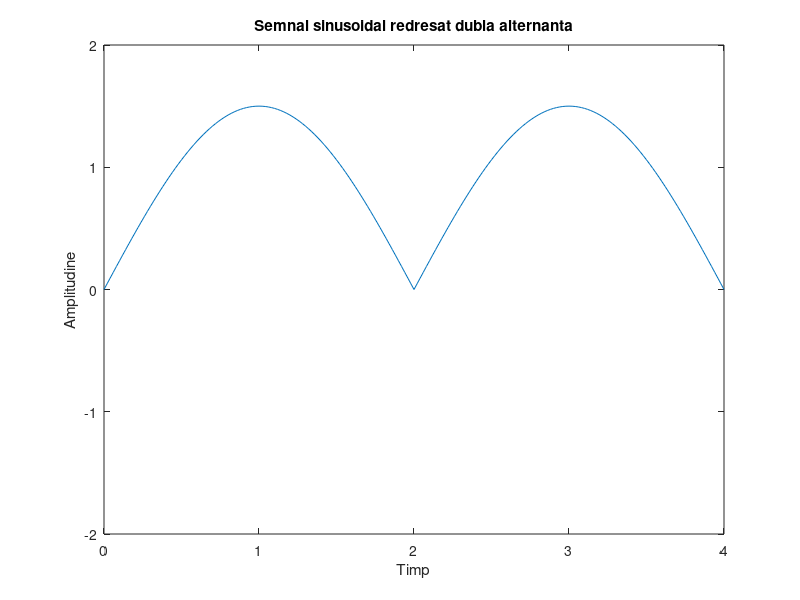

Reproduce this figure in MATLAB.
t=0:0.02:4;		%realizarea vectorului de timp

s=abs(1.5*sin(((2*pi)/4)*t));		%realizarea si redresarea dubla alternanta a semnalului sinusoidal

plot(t, s);		%reprezentarea grafica a semnalului cerut
axis([0 4 -2 2]);
title ('Semnal sinusoidal redresat dubla alternanta');
xlabel('Timp');
ylabel('Amplitudine');


